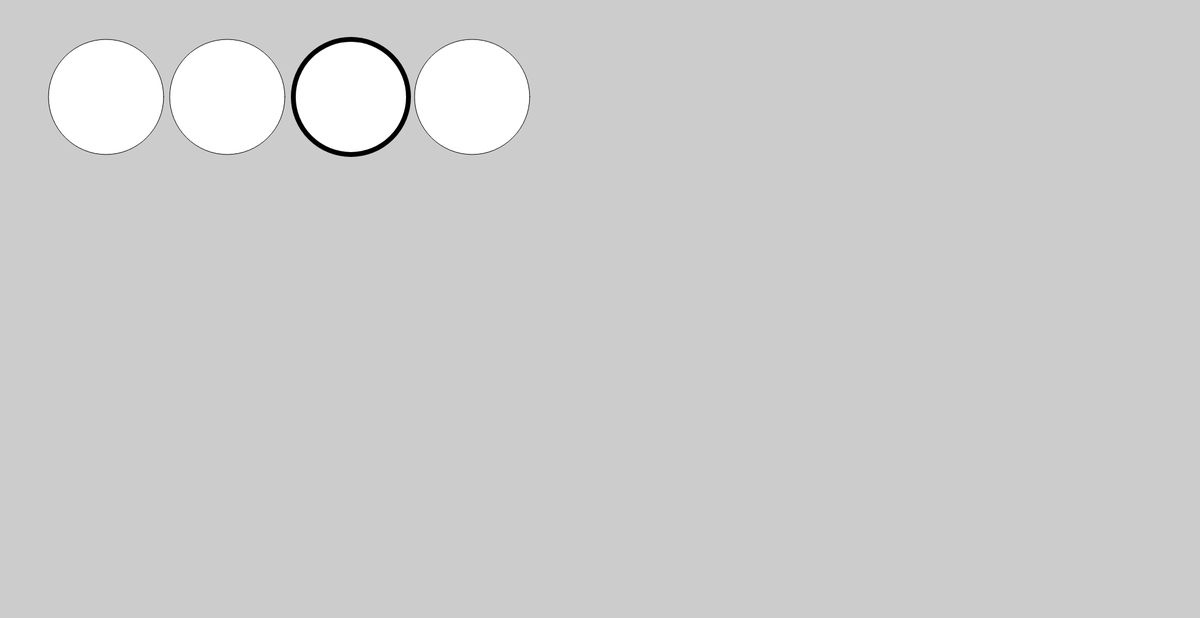
Frame 1 (no input)
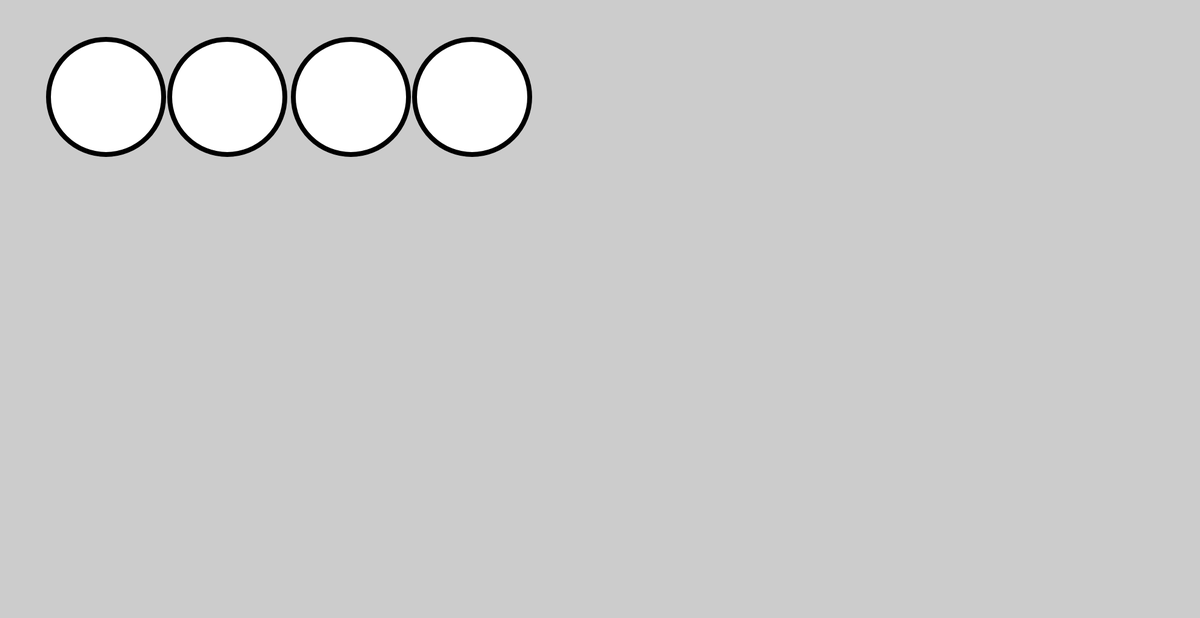
Frame 60 (no input)
Frame 120 (the mouse pressed at the canvas centre since frame 60): identical to frame 60, image omitted

The p5.js sketch that drew these frames (run headless with seeded random() and noise() and a simulated clock; from frame 60 on, the mouse is pressed at the canvas centre):

// p5.js sketch
// ── sketch.js
function setup() {
    createCanvas(1980, 1020);
}

function draw() {
    //  Create an Ellipse Scene:
    // ellipse(x,y,width,height)
    background(204);
    ellipse(779, 160, 190, 190);
    ellipse(175, 160, 190, 190);
    //  Change the Stroke weight of the shapes

    ellipse(375, 160, 190, 190);
    strokeWeight(8);
    ellipse(579, 160, 190, 190);






}
